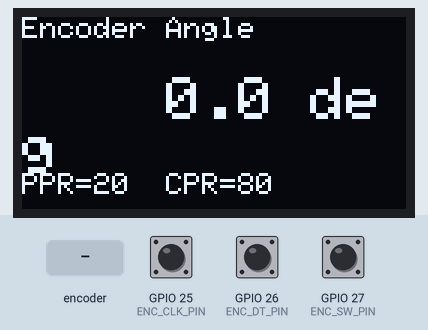
Recording of a sketch running on a simulated ESP32. On the bench: 128×64 one-colour display. The test bench sets the inputs (shaded band); at power-on: GPIO 25 (ENC_CLK_PIN) HIGH, GPIO 26 (ENC_DT_PIN) HIGH, GPIO 27 (ENC_SW_PIN) HIGH.

Above: at 1.5 s.
1.6 s: rotary encoder on GPIO 25 (ENC_CLK_PIN) / GPIO 26 (ENC_DT_PIN) turned 3 steps (first pin leading)
At 2.9 s:
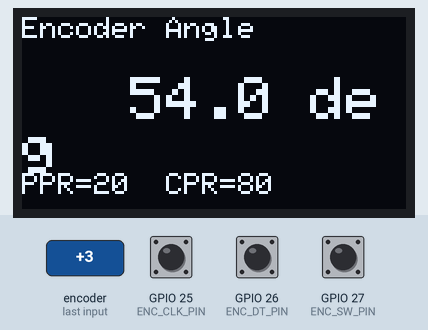
3.7 s: rotary encoder on GPIO 25 (ENC_CLK_PIN) / GPIO 26 (ENC_DT_PIN) turned 1 step (first pin leading)
At 4.3 s:
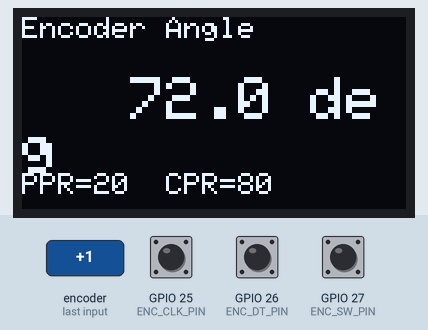
Timing chart, 0 to 6.7 s (numbered marks = the images above; inputs shaded):
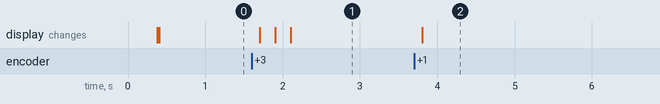

Measured:
- after the input at 1.6 s, the display: first changes after 0.11 s (image 1 shows a later state)
- after the input at 3.7 s, the display: changes after 0.11 s (image 2)

The sketch:

Encoder_OLED096.ino
```cpp
/*
ESP32 + Encoder rotatorio (CLK/DT/SW) + OLED 0.96" SSD1306 (I2C)
Muestra en pantalla el ángulo (0–360°) calculado desde un encoder incremental.
Decodificación en cuadratura 4× por interrupciones; botón SW para poner a 0°.
Ajusta ENCODER_PPR al valor de tu encoder (CPR = 4×PPR).

Conexiones rápidas:
- OLED (SSD1306 I2C, 0x3C): SDA→GPIO21, SCL→GPIO22, VCC→3V3, GND→GND
- Encoder: CLK→GPIO25, DT→GPIO26, SW→GPIO27 (opcional), GND→GND
  * Usar INPUT_PULLUP. Si el sentido se invierte, intercambia CLK y DT.
*/
#include <Wire.h>
#include <Adafruit_GFX.h>
#include <Adafruit_SSD1306.h>

// ---------- CONFIGURACIÓN ----------
#define OLED_SDA 21
#define OLED_SCL 22
#define OLED_ADDR 0x3C
#define SCREEN_WIDTH 128
#define SCREEN_HEIGHT 64

// Encoder (CLK/DT y botón opcional)
#define ENC_CLK_PIN 25
#define ENC_DT_PIN  26
#define ENC_SW_PIN  27     // Opcional (si no lo usas, igual compila)

// Pulsos por revolución por canal (ajusta a tu encoder)
#define ENCODER_PPR 20     // KY-040 ~20; ópticos típicos 100–600
const int32_t ENCODER_CPR = ENCODER_PPR * 4;  // cuadratura 4x

// Refresco de pantalla (ms)
#define UI_INTERVAL_MS 100

Adafruit_SSD1306 display(SCREEN_WIDTH, SCREEN_HEIGHT, &Wire, -1);

// ---------- VARIABLES GLOBALES ----------
volatile int32_t encoder_count = 0;   // cuenta (−∞..+∞) en 1/4 de paso
volatile uint8_t prevCD = 0;          // estado previo CLK/DT (2 bits)
uint32_t lastUiMs = 0;

// Tabla de transición en cuadratura (4x)
static const int8_t QUAD_DIR[16] = {
  0, -1, +1,  0,
 +1,  0,  0, -1,
 -1,  0,  0, +1,
  0, +1, -1,  0
};

inline uint8_t readCLKDT() {
  uint8_t clk = (uint8_t)digitalRead(ENC_CLK_PIN);
  uint8_t dt  = (uint8_t)digitalRead(ENC_DT_PIN);
  return (clk << 1) | dt;  // bit1=CLK, bit0=DT
}

void IRAM_ATTR isrEncoder() {
  uint8_t curr = readCLKDT();
  uint8_t idx = (prevCD << 2) | curr;
  int8_t step = QUAD_DIR[idx];
  if (step != 0) encoder_count += step;  // +1 o -1 por transición válida
  prevCD = curr;
}

// Normaliza a [0, CPR)
int32_t wrapCount(int32_t c) {
  int32_t m = c % ENCODER_CPR;
  if (m < 0) m += ENCODER_CPR;
  return m;
}

float countToDegrees(int32_t c) {
  int32_t w = wrapCount(c);
  return (360.0f * (float)w) / (float)ENCODER_CPR;
}

void drawAngle(float deg) {
  display.clearDisplay();
  display.setTextColor(SSD1306_WHITE);

  display.setTextSize(1);
  display.setCursor(0, 0);
  display.println(F("Encoder Angle"));

  display.setTextSize(2);
  display.setCursor(0, 20);
  char buf[24];
  snprintf(buf, sizeof(buf), " %6.1f deg", deg);
  display.println(buf);

  display.setTextSize(1);
  display.setCursor(0, 52);
  display.print(F("PPR="));
  display.print(ENCODER_PPR);
  display.print(F("  CPR="));
  display.print(ENCODER_CPR);

  display.display();
}

void setup() {
  // I2C + OLED
  Wire.begin(OLED_SDA, OLED_SCL);
  display.begin(SSD1306_SWITCHCAPVCC, OLED_ADDR);
  display.clearDisplay();
  display.setTextColor(SSD1306_WHITE);
  display.setTextSize(1);
  display.setCursor(0, 0);
  display.println(F("Inicializando..."));
  display.display();

  // Encoder pins
  pinMode(ENC_CLK_PIN, INPUT_PULLUP);
  pinMode(ENC_DT_PIN,  INPUT_PULLUP);
  pinMode(ENC_SW_PIN,  INPUT_PULLUP); // opcional

  // Estado inicial + interrupciones
  prevCD = readCLKDT();
  attachInterrupt(digitalPinToInterrupt(ENC_CLK_PIN), isrEncoder, CHANGE);
  attachInterrupt(digitalPinToInterrupt(ENC_DT_PIN),  isrEncoder, CHANGE);

  delay(300);
  display.clearDisplay();
  display.setCursor(0, 0);
  display.println(F("Listo"));
  display.display();
}

void loop() {
  // Reset a cero con el botón (opcional, activo en LOW)
  if (digitalRead(ENC_SW_PIN) == LOW) {
    delay(10);
    if (digitalRead(ENC_SW_PIN) == LOW) {
      noInterrupts();
      encoder_count = 0;
      interrupts();
      while (digitalRead(ENC_SW_PIN) == LOW) { delay(5); } // espera soltar
    }
  }

  // Actualiza pantalla
  uint32_t now = millis();
  if (now - lastUiMs >= UI_INTERVAL_MS) {
    lastUiMs = now;

    int32_t cnt;
    noInterrupts();
    cnt = encoder_count;
    interrupts();

    float deg = countToDegrees(cnt);
    drawAngle(deg);
  }
}
```
